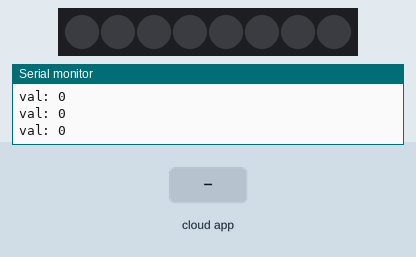
This sketch was run on a simulated ESP32. Parts: 8 RGB LEDs in strip order, left to right, the last lines printed to the serial monitor. The inputs (shaded band) are chosen by the test bench. Dim RGB values are drawn brighter than linear; WiFi joins after 1.5 s; servers stay silent unless stated; the Firebase database answers and starts empty.

Above: at 2.8 s.
2.9 s: the phone or cloud app sets red to 1
At 4.3 s:
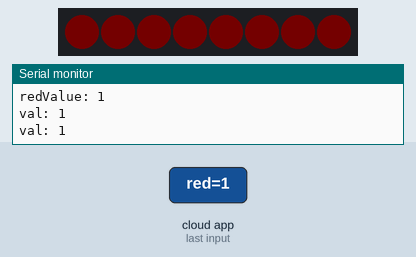
4.6 s: the phone or cloud app sets green to 1
At 5.6 s:
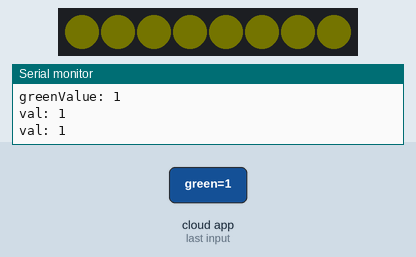
6.1 s: the phone or cloud app sets blue to 1
At 6.8 s:
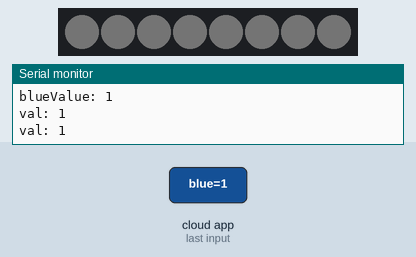
7.6 s: the phone or cloud app sets red to 0
At 8.0 s:
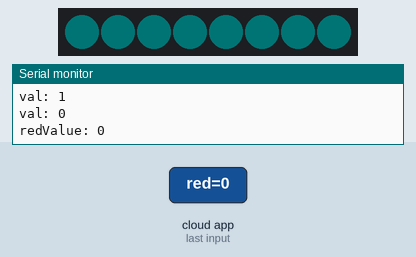
9.1 s: the phone or cloud app sets green to 0
At 10.3 s:
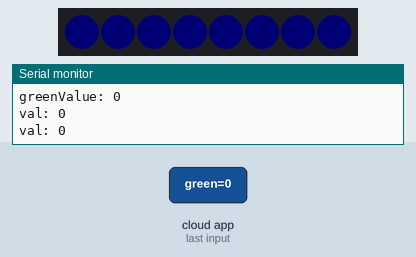
10.6 s: the phone or cloud app sets red to 1
At 11.1 s:
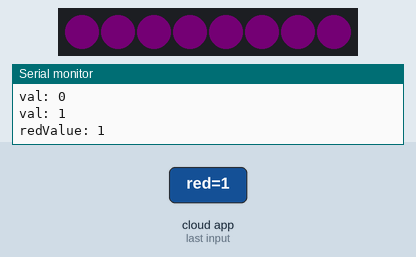
Timing chart, 0 to 13.2 s (numbered marks = the images above; inputs shaded):
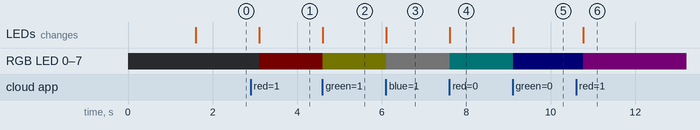

Measured:
- after the input at 2.9 s, RGB LED 0–7: off → RGB(1, 0, 0) after 0.21 s; the LEDs: change after 0.21 s (image 1)
- after the input at 4.6 s, RGB LED 0–7: RGB(1, 0, 0) → RGB(1, 1, 0) at once; the LEDs: change at once (image 2)
- after the input at 6.1 s, RGB LED 0–7: RGB(1, 1, 0) → RGB(1, 1, 1) at once; the LEDs: change at once (image 3)
- after the input at 7.6 s, RGB LED 0–7: RGB(1, 1, 1) → RGB(0, 1, 1) at once; the LEDs: change at once (image 4)
- after the input at 9.1 s, RGB LED 0–7: RGB(0, 1, 1) → RGB(0, 0, 1) at once; the LEDs: change at once (image 5)
- after the input at 10.6 s, RGB LED 0–7: RGB(0, 0, 1) → RGB(1, 0, 1) after 0.16 s; the LEDs: change after 0.16 s (image 6)

The sketch:

esp32-firebase.ino
```cpp
#include "FirebaseESP32.h"
#include <WiFi.h>
#include <Adafruit_NeoPixel.h>
#define PIN 5
#define NUM_LEDS 8
const char* ssid = "WG21";
const char* password = "Pakistan1";
FirebaseData firebaseData;
Adafruit_NeoPixel leds(NUM_LEDS, PIN, NEO_GRB + NEO_KHZ800);
// Current color values
int redValue = 0;
int greenValue = 0;
int blueValue = 0;
void setup() {
  delay(100);
  Serial.begin(115200);
  connectWifi();
  leds.begin();
  Serial.println("LED Begin");
  //Firebase.begin("https://xxxx.firebaseio.com/", "wDsHB30jVN554CA********");
  Firebase.begin("testled-d460d.firebaseio.com", "qi3jkdc99ZJyyOrLqsR2mdy2ZkaiezQpfVCTfFM8");
  Serial.println("Firebase Begin");
}
void loop() {
  if (Firebase.getInt(firebaseData, "/red")) {
    //Serial.println("redValue: 1");
    if  (firebaseData.dataType() == "int") {
      //Serial.println("redValue: 2");
      int val = firebaseData.intData();
      Serial.println("val: "+ String(val));
      if (val != redValue) {
        redValue = val;
        Serial.println("redValue: "+ String(redValue));
         setLedColor();
      }
    }
  }
  if (Firebase.getInt(firebaseData, "/green")) {
    if  (firebaseData.dataType() == "int") {
      int val = firebaseData.intData();
      if (val != greenValue) {
        greenValue = val;
        Serial.println("greenValue: "+ String(greenValue));
        setLedColor();
      }
    }
  }
  if (Firebase.getInt(firebaseData, "/blue")) {
    if  (firebaseData.dataType() == "int") {
      int val = firebaseData.intData();
      if (val != blueValue) {
        blueValue = val;
        Serial.println("blueValue: "+ String(blueValue));
        setLedColor();
      }
    }
  }
}
void connectWifi() {
  // Let us connect to WiFi
  WiFi.begin(ssid, password);
  while (WiFi.status() != WL_CONNECTED) {
    delay(500);
    Serial.print(".");
  }
  Serial.println(".......");
  Serial.println("WiFi Connected....IP Address:");
  Serial.println(WiFi.localIP());
}
void setLedColor() {
  for (int i=0; i < NUM_LEDS; i++)
    leds.setPixelColor(i, leds.Color(redValue, greenValue, blueValue));
   leds.show();
}
```
